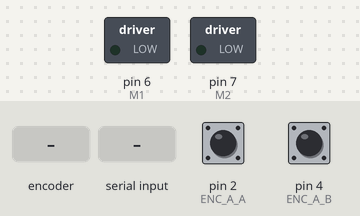
Recording of a sketch running on a simulated Arduino Uno, built with avr-gcc and run on an emulated ATmega328P. On the bench: switched loads named in the sketch (green lamp = pin HIGH). The inputs (shaded band) are chosen by the test bench; at power-on: pin 2 (ENC_A_A) HIGH, pin 4 (ENC_A_B) HIGH. What the sketch prints to the serial monitor is not drawn.

Above: at 1.2 s.
1.3 s: rotary encoder on pin 2 (ENC_A_A) / pin 4 (ENC_A_B) turned 3 steps (first pin leading)
At 2.1 s:
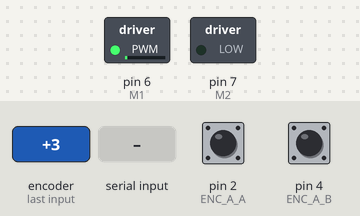
4.9 s: "30,150\n" received over Serial
At 6.3 s:
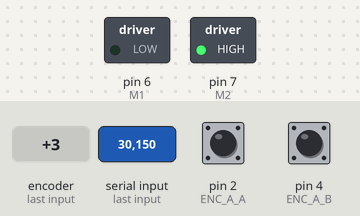
Timing chart, 0 to 7.9 s (numbered marks = the images above; inputs shaded):
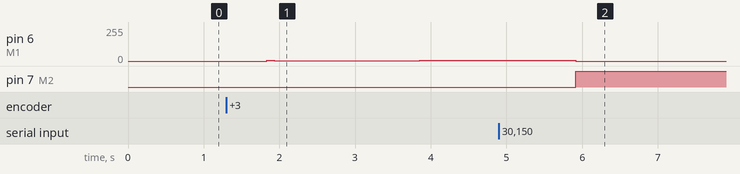

Measured:
- after the input at 1.3 s, pin 6 (M1): 0/255 → 5/255 after 0.53 s, → 1/255 0.10 s later, → 2/255 0.30 s later, → 3/255 0.81 s later, … (6 changes in this stretch)
- after the input at 4.9 s, pin 7 (M2): LOW → HIGH after 1.0 s

The sketch:

DC_tester_second.ino
```cpp
#include <PID_v1.h>

#define M1            6
#define M2            7  // motor's PWM outputs


double kp=1.42,ki=1.270,kd=0.3500;
double input=0, output=0, setpoint=0;
PID myPID(&input, &output, &setpoint,kp,ki,kd, DIRECT);
volatile long encoder0Pos = 0;
long previousMillis = 0;        // will store last time LED was updated


// and for the encoder:
#define ENC_A_A 2 // pin connected to external interrupt
#define ENC_A_B 4 // pin connected to normal pin
// variables
float position_A; // controller variables as globals
// timing:
unsigned long loopTime, printTime; // timing
volatile long encodercount_A;
volatile unsigned long lasttime_A, transitiontime_A;

void setup() {
  // motor
  myPID.SetMode(AUTOMATIC);
  myPID.SetOutputLimits(-255,255);

  //encoder
  pinMode(ENC_A_A, INPUT_PULLUP); // encoder A
  pinMode(ENC_A_B, INPUT_PULLUP);
  Serial.begin (115200);
  attachInterrupt(0, encoder_A, RISING);
  setpoint = 0;

}


int i =0;
void loop(){
     // Updates the previous state of the outputA with the current state
     position_A = (360 * (float) encodercount_A) / (450*2);
     encoder0Pos = position_A;
     input = encoder0Pos;
     if(Serial.available() > 0) {
      i = Serial.parseInt();
       if (i != 0){
        Serial.println(i);
        setpoint = -i;
       }
    }
    myPID.Compute();// wait till PID is actually computed in the mean time assert the endstop pins
    if(input==setpoint){
      pwmOut(0);output = 0; }
    else pwmOut(output);
    printPos();

}

void pwmOut(int out) {
   if(out<0){
    analogWrite(M1,0);
    analogWrite(M2,abs(out));
    }
   else {
    analogWrite(M2,0);
    analogWrite(M1,abs(out));
    }
  }


void printPos() {
  Serial.print(F("Position=")); Serial.print(encoder0Pos); Serial.print(F(" PID_output="));
  Serial.print(output); Serial.print(F(" Target=")); Serial.println(setpoint);
}
void encoder_A() {
  transitiontime_A = micros() - lasttime_A; // this bit for sensing pulse duration
  if (digitalRead(ENC_A_B))
    encodercount_A++;                   // counting the pulses (position)
  else
    encodercount_A--;
  lasttime_A = micros();
}
```
